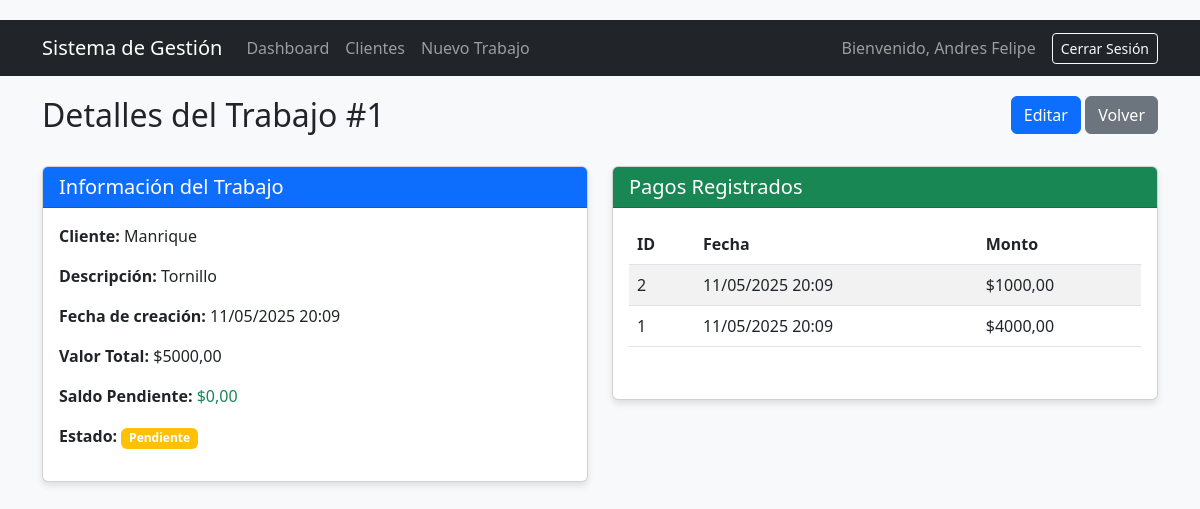
The page /trabajos/1/ (signed in) on the database its author committed.
### gestion_trabajos/models.py (models this page shows, shortened)
class Trabajo(models.Model):
    ESTADO_CHOICES = [
        ('Pendiente', 'Pendiente'),
        ('En Proceso', 'En Proceso'),
        ('Terminado', 'Terminado'),
        ('Entregado', 'Entregado'),
    ]
    cliente = models.ForeignKey(Cliente, on_delete=models.CASCADE, related_name='trabajos')
    descripcion = models.TextField(blank=True, null=True)
    fecha_creacion = models.DateTimeField(auto_now_add=True)
    valor_total = models.DecimalField(max_digits=10, decimal_places=2)
    saldo = models.DecimalField(max_digits=10, decimal_places=2)
    estado = models.CharField(max_length=20, choices=ESTADO_CHOICES, default='Pendiente')
    factura_electronica = models.CharField(max_length=50, blank=True, null=True)
    requiere_factura = models.BooleanField(default=False)
    usuario = models.ForeignKey(User, on_delete=models.CASCADE, related_name='trabajos')

class Cliente(models.Model):
    nombre = models.CharField(max_length=100)
    celular = models.CharField(max_length=20)
    fecha_registro = models.DateTimeField(auto_now_add=True)

class Pago(models.Model):
    trabajo = models.ForeignKey(Trabajo, on_delete=models.CASCADE, related_name='pagos')
    monto = models.DecimalField(max_digits=10, decimal_places=2)
    fecha = models.DateTimeField(auto_now_add=True)

### gestion_trabajos/views.py (the view)
# urls.py: path('trabajos/<int:trabajo_id>/', views.detalle_trabajo, name='detalle_trabajo'),
@login_required
def detalle_trabajo(request, trabajo_id):
    trabajo = get_object_or_404(Trabajo, id=trabajo_id, usuario=request.user)
    pagos = trabajo.pagos.all().order_by('-fecha')
    return render(request, 'gestion_trabajos/detalle_trabajo.html', {
        'trabajo': trabajo,
        'pagos': pagos
    })

### templates/gestion_trabajos/detalle_trabajo.html (shortened to what this page needs)
{% extends 'base.html' %}
{% block content %}
<div class="row mb-4">
    <div class="col-md-8">
        <h2>Detalles del Trabajo #{{ trabajo.id }}</h2>
    </div>
    <div class="col-md-4 text-end">
        <a href="{% url 'editar_trabajo' trabajo.id %}" class="btn btn-primary">Editar</a>
        <a href="{% url 'dashboard' %}" class="btn btn-secondary">Volver</a>
    </div>
</div>
<div class="row">
    <div class="col-md-6">
        <div class="card">
            <div class="card-header bg-primary text-white">
                <h5 class="mb-0">Información del Trabajo</h5>
            </div>
            <div class="card-body">
                <p><strong>Cliente:</strong> {{ trabajo.cliente.nombre }}</p>
                <p><strong>Descripción:</strong> {{ trabajo.descripcion }}</p>
                <p><strong>Fecha de creación:</strong> {{ trabajo.fecha_creacion|date:"d/m/Y H:i" }}</p>
                <p><strong>Valor Total:</strong> ${{ trabajo.valor_total }}</p>
                <p>
                    <strong>Saldo Pendiente:</strong>
                    <span class="{% if trabajo.saldo > 0 %}text-danger{% else %}text-success{% endif %}">
                        ${{ trabajo.saldo }}
                    </span>
                </p>
                <p>
                    <strong>Estado:</strong>
                    {% if trabajo.estado == 'Pendiente' %}
                        <span class="badge bg-warning">Pendiente</span>
                    {% elif trabajo.estado == 'En Proceso' %}
                        <span class="badge bg-info">En Proceso</span>
                    {% elif trabajo.estado == 'Terminado' %}
                        <span class="badge bg-primary">Terminado</span>
                    {% elif trabajo.estado == 'Entregado' %}
                        <span class="badge bg-success">Entregado</span>
                    {% endif %}
                </p>
            </div>
        </div>
    </div>
    <div class="col-md-6">
        <div class="card">
            <div class="card-header bg-success text-white d-flex justify-content-between align-items-center">
                <h5 class="mb-0">Pagos Registrados</h5>
            </div>
            <div class="card-body">
                {% if pagos %}
                <div class="table-responsive">
                    <table class="table table-striped">
                        <thead>
                            <tr>
                                <th>ID</th>
                                <th>Fecha</th>
                                <th>Monto</th>
                            </tr>
                        </thead>
                        <tbody>
                            {% for pago in pagos %}
                            <tr>
                                <td>{{ pago.id }}</td>
                                <td>{{ pago.fecha|date:"d/m/Y H:i" }}</td>
                                <td>${{ pago.monto }}</td>
                            </tr>
                            {% endfor %}
                        </tbody>
                    </table>
                </div>
                {% endif %}
            </div>
        </div>
    </div>
</div>
{% endblock %}

### templates/base.html (shortened to what this page needs)
<!DOCTYPE html>
<html lang="es">
<head>
    <link href="https://cdn.jsdelivr.net/npm/bootstrap@5.3.0-alpha1/dist/css/bootstrap.min.css" rel="stylesheet">
</head>
<body>
    {% if user.is_authenticated %}
    <nav class="navbar navbar-expand-lg navbar-dark bg-dark">
        <div class="container">
            <a class="navbar-brand" href="{% url 'dashboard' %}">Sistema de Gestión</a>
            <div class="collapse navbar-collapse" id="navbarNav">
                <ul class="navbar-nav me-auto">
                    <li class="nav-item">
                        <a class="nav-link" href="{% url 'dashboard' %}">Dashboard</a>
                    </li>
                    <li class="nav-item">
                        <a class="nav-link" href="{% url 'lista_clientes' %}">Clientes</a>
                    </li>
                    <li class="nav-item">
                        <a class="nav-link" href="{% url 'nuevo_trabajo' %}">Nuevo Trabajo</a>
                    </li>
                </ul>
                <span class="navbar-text me-3">
                    Bienvenido, {{ user.first_name|default:user.username }}
                </span>
                <a href="{% url 'logout' %}" class="btn btn-outline-light btn-sm">Cerrar Sesión</a>
            </div>
        </div>
    </nav>
    {% endif %}
    <div class="container">
        {% block content %}{% endblock %}
    </div>
</body>
</html>

### templates/base.html (style rules this page uses)
body { background-color: #f8f9fa; padding-top: 20px; }
.navbar { margin-bottom: 20px; }
.card { margin-bottom: 20px; box-shadow: 0 4px 6px rgba(0, 0, 0, 0.1); }
.table-responsive { margin-bottom: 20px; }

### rows shown on the page
Trabajo: id "1", cliente.nombre "Manrique", descripcion "Tornillo", fecha_creacion "11/05/2025 20:09", valor_total "5000,00", saldo "0,00"
Pago: id "2", fecha "11/05/2025 20:09", monto "1000,00"
Pago: id "1", fecha "11/05/2025 20:09", monto "4000,00"

### other values the page prints
{{ user.first_name|default:user.username }} "Andres Felipe"
